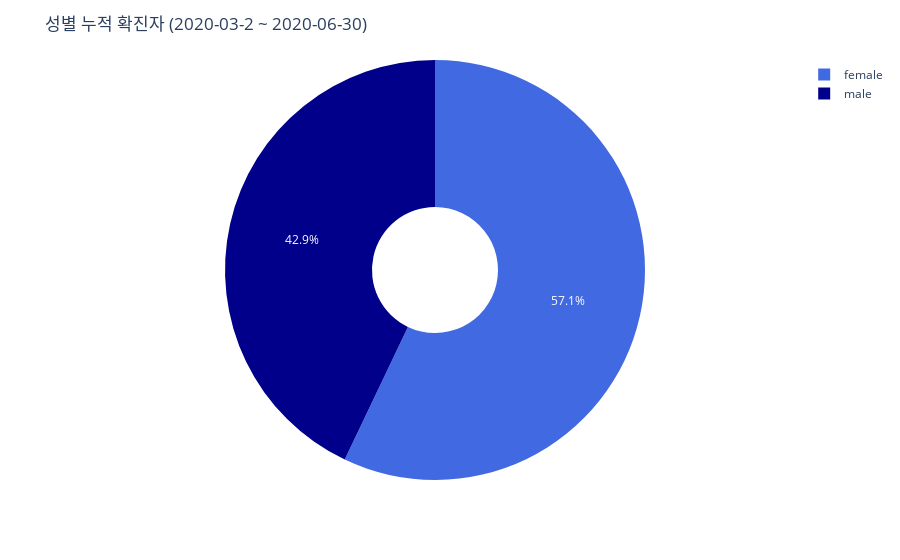

Notebook source saved alongside this figure:
### Code cell
fig = px.pie(TimeGender_confirm_df, values='size_confirm', names='gender_confirm', hole=.3,
             color='gender_confirm',
             color_discrete_map={'female':'royalblue',
                                 'male':'darkblue'})

fig.update_layout(title_text='성별 누적 확진자 (2020-03-2 ~ 2020-06-30)')


fig.show()

### Figure 1 — Plotly figure (JSON) as saved in the notebook; plotly's stock layout.template omitted (floating-point values rounded to 4 significant figures)
{"data": [{"customdata": [["male"], ["female"]], "domain": {"x": [0, 1], "y": [0, 1]}, "hole": 0.3, "hovertemplate": "gender_confirm=%{customdata[0]}<br>size_confirm=%{value}<extra></extra>", "labels": ["male", "female"], "legendgroup": "", "marker": {"colors": ["darkblue", "royalblue"]}, "name": "", "showlegend": true, "type": "pie", "values": [5495, 7305]}], "layout": {"legend": {"tracegroupgap": 0}, "margin": {"t": 60}, "title": {"text": "성별 누적 확진자 (2020-03-2 ~ 2020-06-30)"}}}
